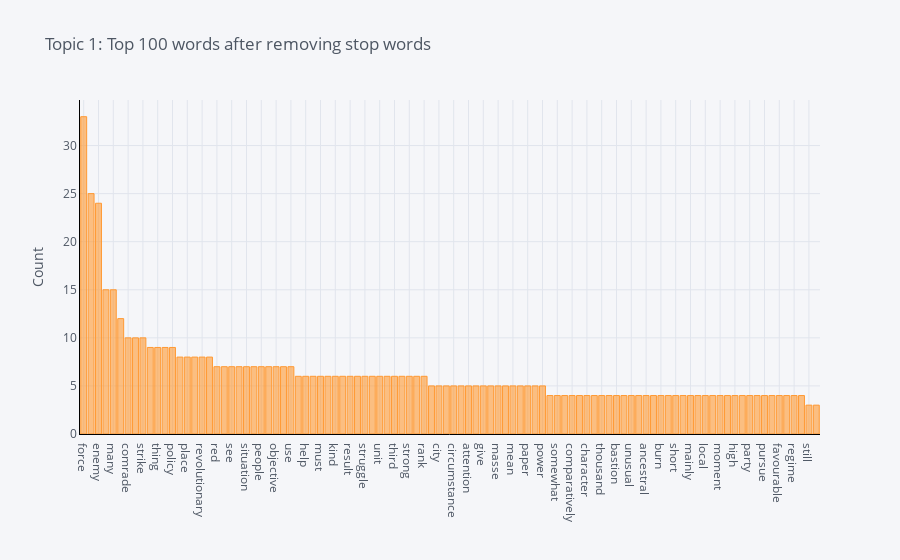

Notebook cell for this chart:
### Code cell
plot_model(lda, plot = 'frequency', topic_num = 'Topic 1')

### Figure 1 — Plotly figure (JSON) as saved in the notebook; plotly's stock layout.template omitted (floating-point values rounded to 4 significant figures)
{"data": [{"marker": {"color": "rgba(255, 153, 51, 0.6)", "line": {"color": "rgba(255, 153, 51, 1.0)", "width": 1}}, "name": "count", "orientation": "v", "text": "", "type": "bar", "x": ["force", "revolution", "enemy", "peasant", "many", "time", "comrade", "divide", "strike", "subjective", "thing", "reason", "policy", "work", "place", "attack", "revolutionary", "defeat", "red", "great", "see", "year", "situation", "condition", "people", "hold", "objective", "never", "use", "possible", "help", "order", "must", "point", "kind", "political", "result", "take", "struggle", "area", "unit", "cast", "third", "make", "strong", "real", "rank", "hat", "city", "first", "circumstance", "division", "attention", "long", "give", "need", "masse", "phenomenon", "mean", "tall", "paper", "small", "power", "countryside", "somewhat", "concentrate", "comparatively", "tactic", "character", "mass", "thousand", "break", "bastion", "thus", "unusual", "victory", "ancestral", "advance", "burn", "second", "short", "else", "mainly", "local_tyrants_evil_gentry", "local", "large", "moment", "oppose", "high", "head", "party", "prohibit", "pursue", "feast", "favourable", "far", "regime", "able", "still", "action"], "y": [33, 25, 24, 15, 15, 12, 10, 10, 10, 9, 9, 9, 9, 8, 8, 8, 8, 8, 7, 7, 7, 7, 7, 7, 7, 7, 7, 7, 7, 6, 6, 6, 6, 6, 6, 6, 6, 6, 6, 6, 6, 6, 6, 6, 6, 6, 6, 5, 5, 5, 5, 5, 5, 5, 5, 5, 5, 5, 5, 5, 5, 5, 5, 4, 4, 4, 4, 4, 4, 4, 4, 4, 4, 4, 4, 4, 4, 4, 4, 4, 4, 4, 4, 4, 4, 4, 4, 4, 4, 4, 4, 4, 4, 4, 4, 4, 4, 4, 3, 3]}], "layout": {"legend": {"bgcolor": "#F5F6F9", "font": {"color": "#4D5663"}}, "paper_bgcolor": "#F5F6F9", "plot_bgcolor": "#F5F6F9", "title": {"font": {"color": "#4D5663"}, "text": "Topic 1: Top 100 words after removing stop words"}, "xaxis": {"gridcolor": "#E1E5ED", "linecolor": "black", "showgrid": true, "tickfont": {"color": "#4D5663"}, "title": {"font": {"color": "#4D5663"}, "text": ""}, "zerolinecolor": "#E1E5ED"}, "yaxis": {"gridcolor": "#E1E5ED", "linecolor": "black", "showgrid": true, "tickfont": {"color": "#4D5663"}, "title": {"font": {"color": "#4D5663"}, "text": "Count"}, "zerolinecolor": "#E1E5ED"}}}
